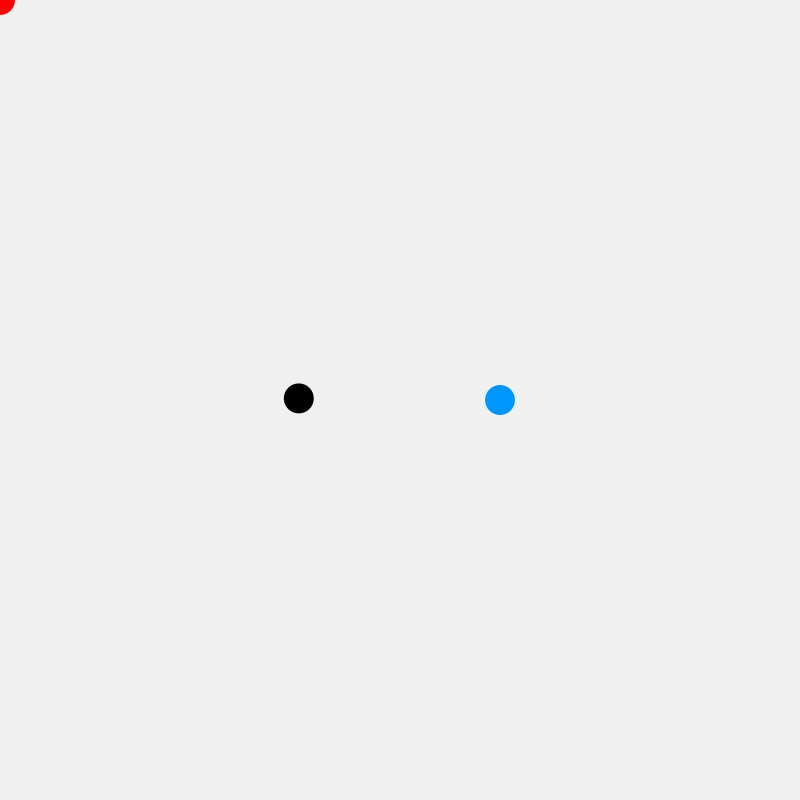
Frame 1 (no input)
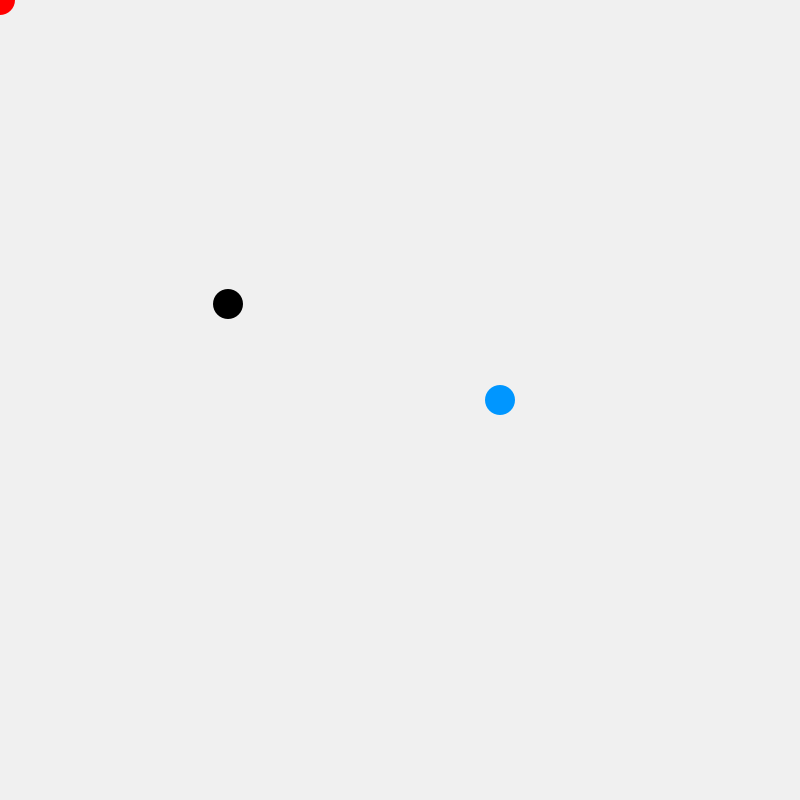
Frame 60 (the mouse pressed at the canvas centre just before this capture)
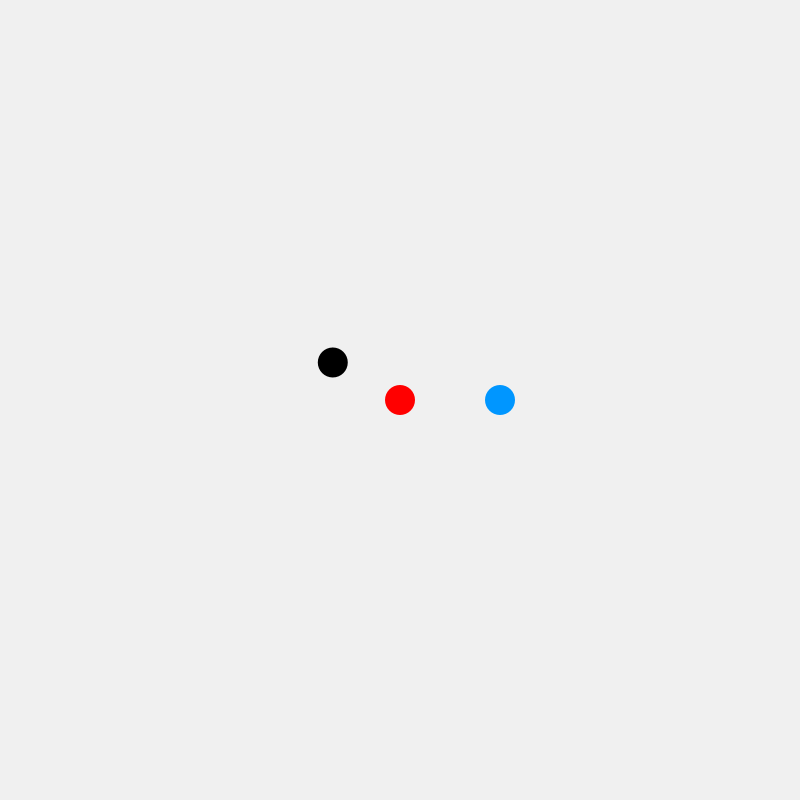
Frame 120 (the mouse held since frame 60 and released just before this capture)

The Processing sketch that drew these frames (run headless with seeded random() and noise(); from frame 60 on, the mouse is pressed at the canvas centre):

// Processing sketch: ChaseAndFlee
// ── ChaseAndFlee.pde

/*
CHASE AND FLEE
Jeff Thompson | 2015/17 | www.jeffreythompson.org

While many books have been written on game AI, this example
shows a VERY basic chase and flee behavior.

Here we use Processing's PVector class, which can store a 2D
position. We use it because it simplifies math, such as computing
the distance between two points. See the reference for all the
things it can do.

For more ideas, see Valentino Braitenberg's "vehicles", which
do things like seek light and hide from each other:
http://en.wikipedia.org/wiki/Braitenberg_vehicle

See also:
https://gamedevelopment.tutsplus.com/series/understanding-steering-behaviors--gamedev-12732
https://www.gamasutra.com/blogs/JuanBelonPerez/20140724/221421/Introduction_to_Steering_Behaviours.php
https://natureofcode.com/book/chapter-6-autonomous-agents/

CHALLENGE:
+  Our chase ball bounces around when it hits you. Can you stop
   that behavior by checking if it's position is within the
   player's circle, and not updating if that's true?
+  Can you make the chase ball turn to face the player? Use a shape
   like a triangle and PVector's "angleBetween()" function. Hint:
   you'll need to use "pushMatrix()" and "popMatrix()" too.
+  Can you make the fleeing ball move faster or slower the close
   we get to it?

*/

float chaseSpeed = 2.0;       // speed to chase
float fleeSpeed =  0.5;       // try changing and see what happens

PVector player, chase, flee;  // position of the 3 elements


void setup() {
  size(800, 800);
  noCursor();

  // set initial positions onscreen (x and y)
  player = new PVector(0,0);
  chase = new PVector(width/2 - 100, height/2);
  flee = new PVector(width/2 + 100, height/2);
}


void draw() {
  background(240);

  // player
  player.x = mouseX;
  player.y = mouseY;
  fill(255, 0, 0);
  noStroke();
  ellipse(player.x, player.y, 30, 30);

  // now for the AI!
  
  // the chasing ball checks which direction
  // the player is in, then moves incrementally
  // that direction
  PVector dir = PVector.sub(player, chase);  // easy!
  dir.normalize();                           // set to range of 0-1
  dir.mult(chaseSpeed);                      // scale by the speed
  chase.add(dir);                            // add the direction to the chaser's position
  fill(0);                                   // then draw!
  ellipse(chase.x, chase.y, 30, 30);
  
  // flee is basically like chase, except we subtract
  // the direction instead of add!
  // here we also only flee if the player is within
  // 100px, which gives a more natural interaction
  float distBetween = player.dist(flee);     // how far apart are we?
  if (distBetween < 100) {                   // if closer than 100px, flee!
    dir = PVector.sub(player, flee);         // same as chase above...
    dir.normalize();
    dir.mult(fleeSpeed);
    flee.sub(dir);                           // ...except subtract instead of add
  }
  fill(0,150,255);                           // and draw
  ellipse(flee.x, flee.y, 30,30);
}
